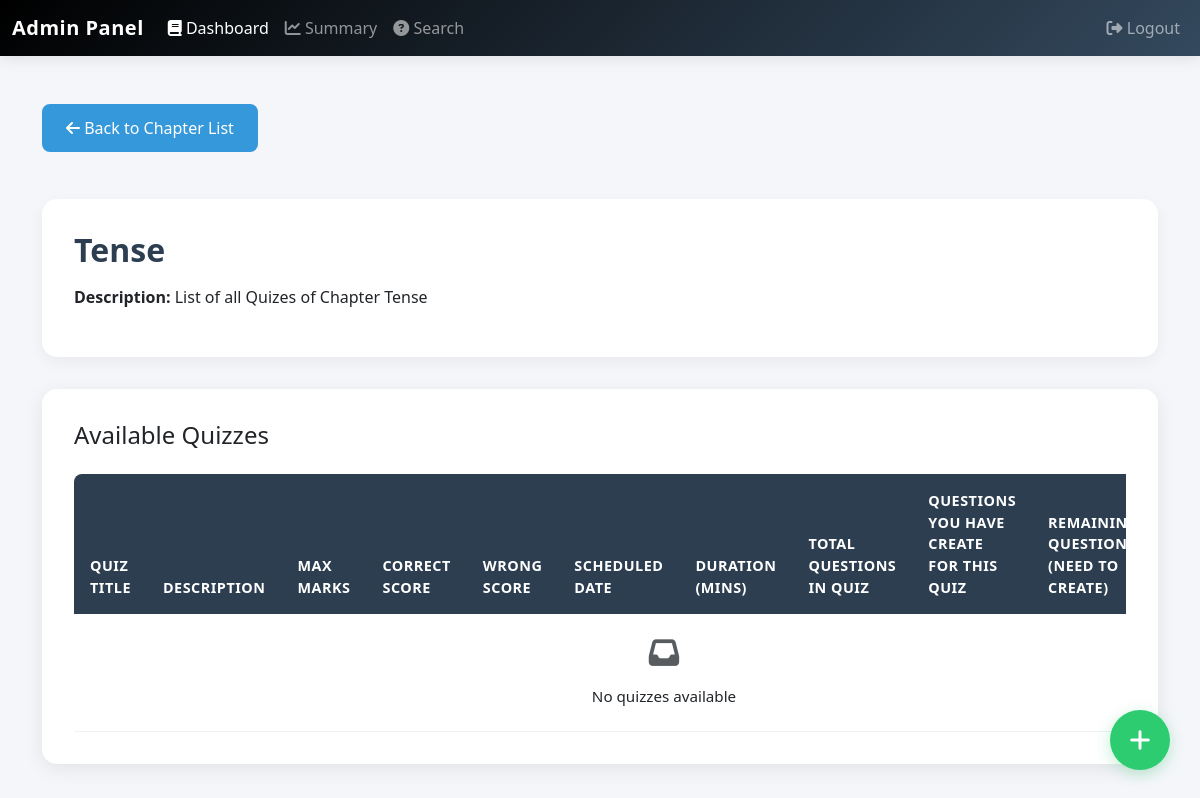
Before: /admin_dashboard/view/kFojyHjxCLG8/English/zjvqqlq5Pn1z/Tense with the older database file.
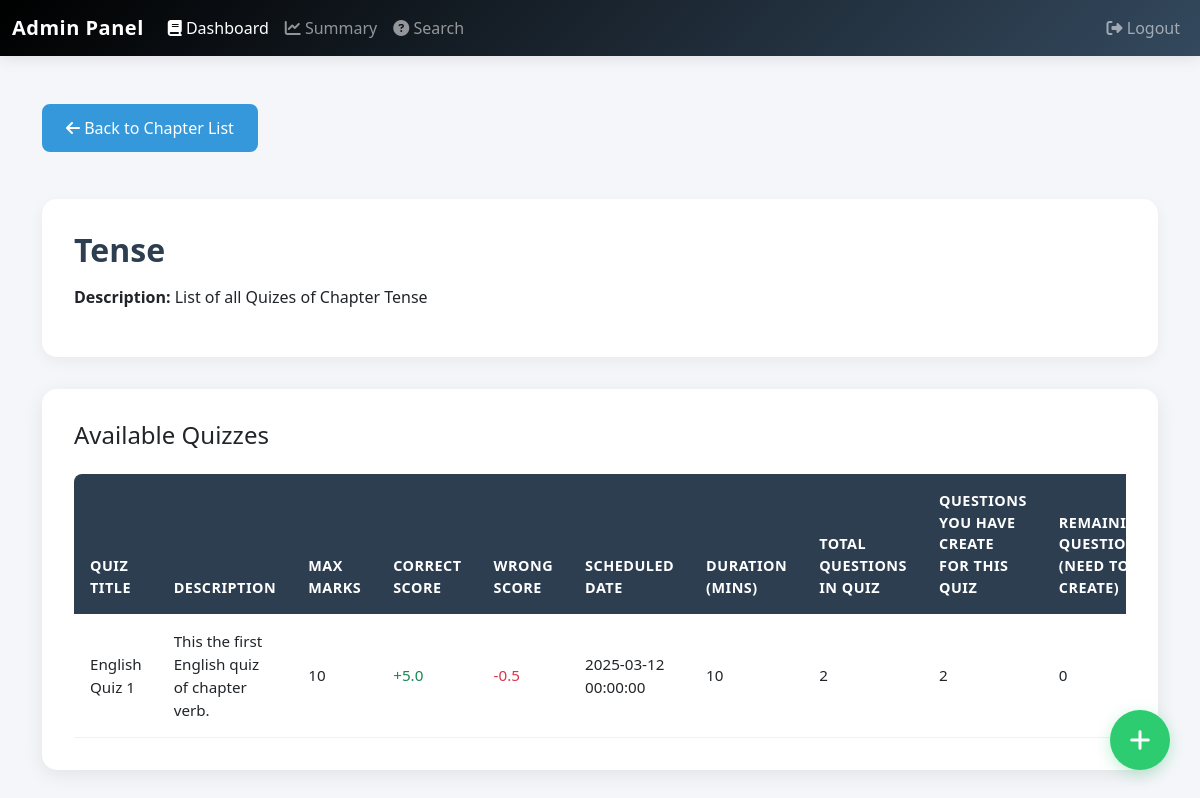
After: the same page with the newer database file.
### models/model.py (models this page shows)
class Quiz(db.Model):
    uuid = db.Column(db.String(12), unique=True, nullable=False, primary_key=True)
    title = db.Column(db.String(200), nullable=False)
    description = db.Column(db.Text)
    max_score = db.Column(db.Integer, nullable=False)
    correct_score = db.Column(db.Float, nullable=False)
    wrong_score = db.Column(db.Float, nullable=False)
    chapter_uuid = db.Column(db.String(12), db.ForeignKey('chapter.uuid'), nullable=False)
    scheduled_date = db.Column(db.DateTime, nullable=False)
    duration_minutes = db.Column(db.Integer, nullable=False)
    created_at = db.Column(db.DateTime, default=datetime.utcnow)
    total_questions = db.Column(db.Integer, nullable=False)

### app.py (the view)
@app.route('/admin_dashboard/view/<subject_id>/<subject_name>/<chapter_id>/<chapter_name>')
def view_chapter(subject_id, subject_name, chapter_id, chapter_name):
    quiz_info = view_inside_chap(chapter_id)
    return render_template('view_chapter.html',
                           subject_id=subject_id,
                           subject_name=subject_name,
                           chapter_id=chapter_id,
                           chapter_name=chapter_name,
                           quizzes=quiz_info)

### controllers/Quiz/read.py (called while the page is built)
def view_inside_chap(chapter_id):
    quiz_details = Quiz.query.filter_by(chapter_uuid=chapter_id).all()
    for quiz in quiz_details:
        quiz.created_questions_count = Question.query.filter_by(quiz_uuid=quiz.uuid).count()
    return quiz_details

### templates/view_chapter.html (shortened to what the changed rows need)
<!DOCTYPE html>
<html lang="en">
<head>
    <link href="https://cdn.jsdelivr.net/npm/bootstrap@5.3.0/dist/css/bootstrap.min.css" rel="stylesheet">
    <link rel="stylesheet" href="https://cdnjs.cloudflare.com/ajax/libs/font-awesome/6.4.0/css/all.min.css">
</head>
<body>
    <div class="container mt-5">
        <div class="chapter-header">
            <h2>{{ chapter_name }}</h2>
        </div>
        <div class="table-container">
            <div class="table-responsive">
                <table class="table table-hover" data-bs-sortable="true">
                    <thead>
                        <tr>
                            <th scope="col">Quiz Title</th>
                            <th scope="col">Description</th>
                            <th scope="col">Max Marks</th>
                            <th scope="col">Correct Score</th>
                            <th scope="col">Wrong Score</th>
                            <th scope="col">Scheduled Date</th>
                            <th scope="col">Duration (mins)</th>
                            <th scope="col">Total Questions in quiz</th>
                            <th scope="col">Questions you have create for this quiz</th>
                            <th scope="col">Remaining Questions (need to create)</th>
                        </tr>
                    </thead>
                    <tbody>
                        {% if quizzes %}
                            {% for quiz in quizzes %}
                            <tr>
                                <td>{{ quiz.title }}</td>
                                <td>{{ quiz.description }}</td>
                                <td>{{ quiz.max_score }}</td>
                                <td class="text-success">+{{ quiz.correct_score }}</td>
                                <td class="text-danger">-{{ quiz.wrong_score }}</td>
                                <td>{{ quiz.scheduled_date }}</td>
                                <td>{{ quiz.duration_minutes }}</td>
                                <td>{{ quiz.total_questions }}</td>
                                <td>{{quiz.created_questions_count }}</td>
                                <td>{{ quiz.total_questions - quiz.created_questions_count  }}</td>
                            </tr>
                            {% endfor %}
                        {% else %}
                            <tr>
                                <td colspan="11" class="text-center py-4">
                                    <i class="fas fa-inbox fa-2x mb-3 text-muted"></i>
                                    <p class="mb-0">No quizzes available</p>
                                </td>
                            </tr>
                        {% endif %}
                    </tbody>
                </table>
            </div>
        </div>
    </div>
</body>
</html>

Changed rows visible on the page:
added Quiz: title "English Quiz 1", description "This the first English quiz of chapter verb.", max_score "10", correct_score "5.0", wrong_score "0.5", scheduled_date "2025-03-12 00:00:00", duration_minutes "10", total_questions "2", created_questions_count "2", quiz.total_questions-quiz.created_questions_count "0"
Other visible differences:
text no longer shown: "No quizzes available"
